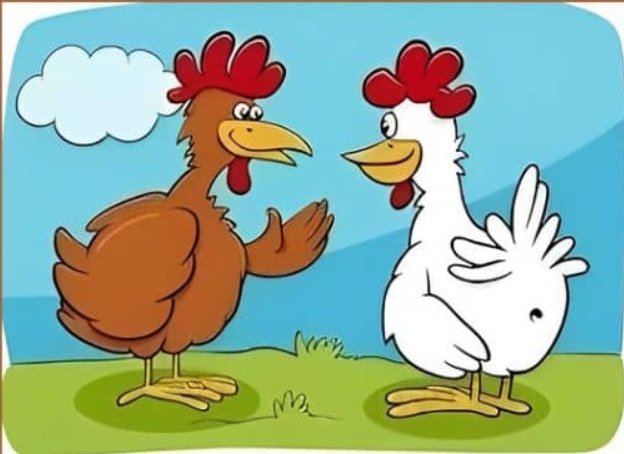
#> input picture imageProcess/resources/chick1.png, 624 x 454 px
$ jupyter execute --allow-errors test.ipynb
#> lines starting #> are read from the running program, lines starting #| are printed output that depends on the picture; after the words box and inside, x2 and y2 are one past the last pixel; in counts of white or black regions, pixels touching at a corner belong together
[cell 1]
# Python program to read
# image using matplotlib
# importing matplotlib modules
import matplotlib.image as mpimg
import matplotlib.pyplot as plt
import cv2
import numpy as np
import random
from PIL import Image, ImageDraw, ImageFilter

[cell 2]
# get og image
image1 = cv2.imread('./resources/chick1.png')
#> image1 is the input picture: shape (454, 624, 3); mean B, G, R 154, 175.8, 147.7
width, height = (image1.shape[0],image1.shape[1])
#> width = 454; height = 624
ogImg = image1.copy()

# get Turkey !
smol_turkey = cv2.imread('./resources/turkey.png')
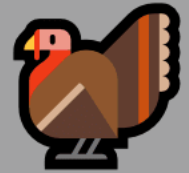
#> input picture imageProcess/resources/turkey.png, 189 x 173 px
#> smol_turkey is the input picture: shape (173, 189, 3); mean B, G, R 84.8, 96.1, 120.5
## get mask for background segmentation
bin_threshold = 10

smol_turkey_gray = cv2.cvtColor(smol_turkey, cv2.COLOR_BGR2GRAY)
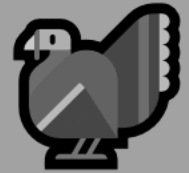
#> smol_turkey_gray: shape (173, 189); min 0, max 201, mean 102
binMask = smol_turkey_gray < bin_threshold #forming the binary image
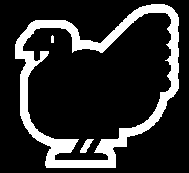
#> binMask: shape (173, 189) bool; 17.2% white; 3 white regions
binMask.dtype='uint8' #range 0-1

# Get new mask from contours
contours,hierarchy = cv2.findContours(binMask, cv2.RETR_EXTERNAL, cv2.CHAIN_APPROX_SIMPLE)
#> contours = 1 contour; box (x1, y1, x2, y2) and area: (15, 4, 179, 168) 19417

if len(contours) == 0:
    print("cant find contours")
    quit()
else:
    print(len(contours))
#| 1

binMask = cv2.cvtColor(binMask,cv2.COLOR_GRAY2RGB)
#> binMask: shape (173, 189, 3); values 0 (black) and 1 (white), 17.2% white; 3 white regions, box (x1, y1, x2, y2) and area: (15, 4, 179, 168) 5504, (80, 139, 94, 153) 95, (51, 35, 54, 43) 22
cv2.drawContours(binMask, [contours[0]], 0, (255,255,255), -1) # -1 fills contour's inside # bettermask
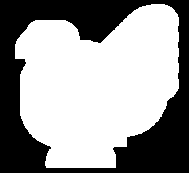
#> binMask: shape (173, 189, 3); 60.3% white; 1 black region, box (x1, y1, x2, y2) and area: (0, 0, 189, 173) 12991

binMask2 = np.zeros(smol_turkey.shape,smol_turkey.dtype)+255
binMask2 = np.zeros(smol_turkey.shape,'uint8')+255

# add turkey in image
number_of_turkeys = 1
x = int(random.randint(40, width-40))
#> x = 237
y = int(random.randint(40, height-40))
#> y = 470

#> (the rest of this cell did not finish here and is left out)

[cell 3]
# get og image
image1 = cv2.imread('./resources/chick1.png')
width, height = (image1.shape[0],image1.shape[1])
image1 = Image.fromarray(image1) #convert cv2 format to PIL
# get Turkey !
smol_turkey = cv2.imread('./resources/turkey.png')
resize_scale = 0.3
smol_turkey = cv2.resize(smol_turkey,None,None,resize_scale,resize_scale)
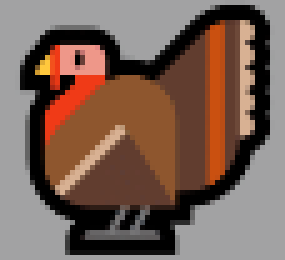
#> smol_turkey: shape (52, 57, 3) (shown 5 times larger); mean B, G, R 85.1, 96.4, 120.7

smol_turkey = Image.fromarray(smol_turkey) #convert cv2 format to PIL

#add  2 turkeys randomly !! because, why not ? :v
number_of_turkeys = 20
for i in range(number_of_turkeys):
    x = int(random.randint(40, width-40))
    y = int(random.randint(40, height-50))
    image1.paste(smol_turkey, [x,y])
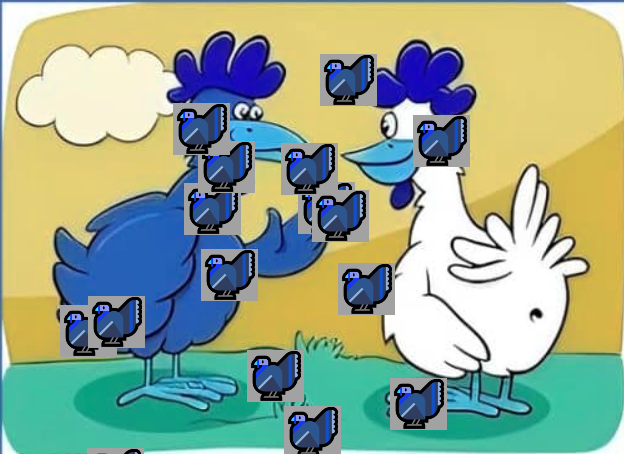
#> image1: PIL image 624x454 RGB; mean R, G, B 149.5, 168, 144.2

#Display
image1 = cv2.cvtColor(np.array(image1), cv2.COLOR_RGB2BGR)
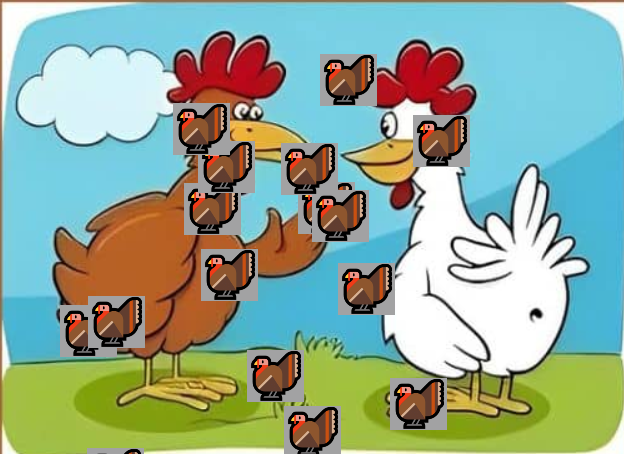
#> image1: shape (454, 624, 3); mean R, G, B 144.2, 168, 149.5

fig = plt.figure()
ax = fig.add_subplot(1,1,1)
ax.imshow(image1)
# ax.imshow(binMask)
ax.title.set_text('newly generated image')
